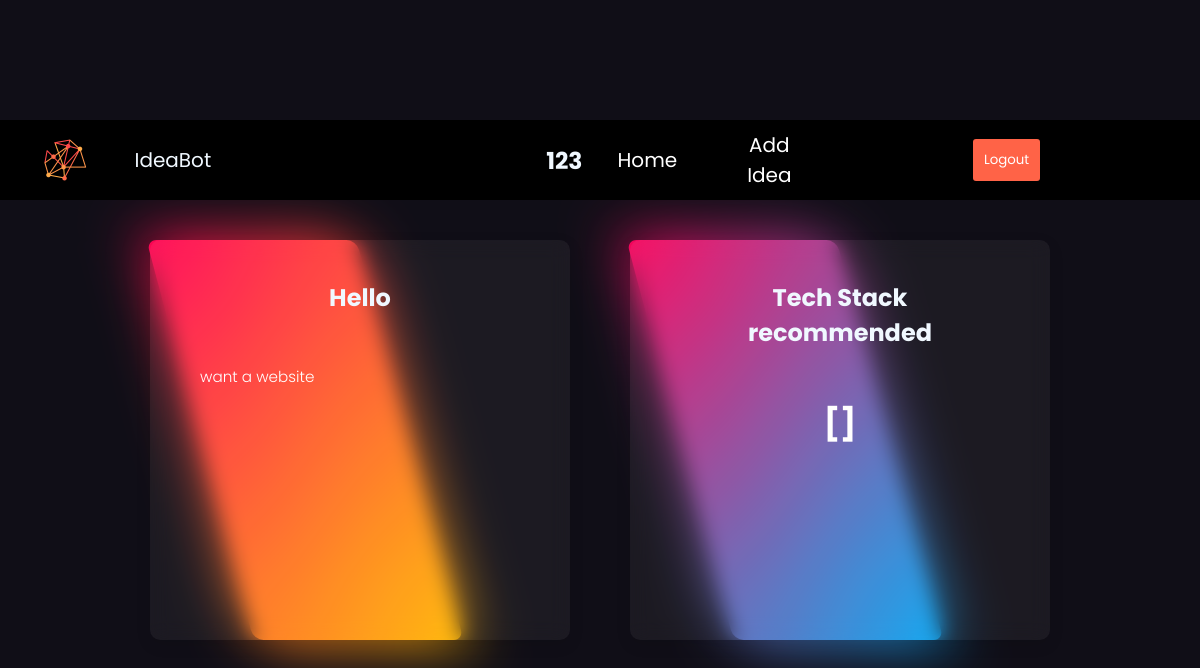
The page /ideas/ (signed in) on the database as committed earlier.
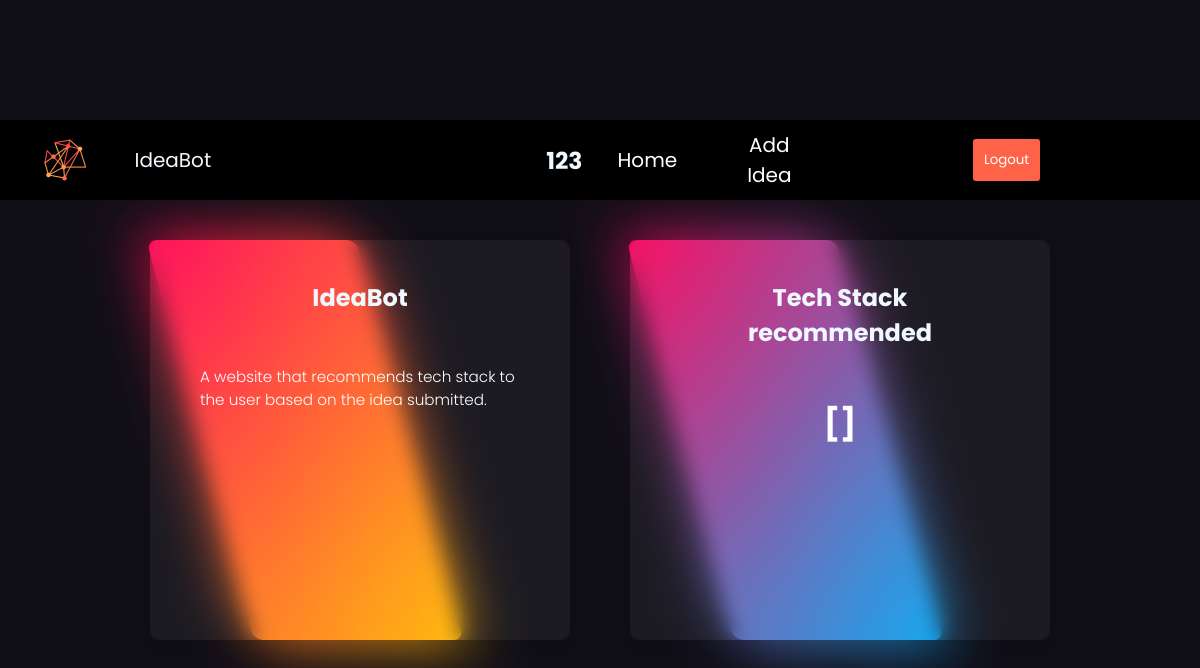
The same page on the database as committed later.
### home/models.py (models this page shows, shortened)
class Idea(models.Model):
    objects = None
    title = models.CharField(max_length=100, null=True)
    description = models.TextField(null=True)
    stack= models.TextField(null=True, default="Not yet processed")
    user = models.ForeignKey(MyUser, on_delete=models.CASCADE)

### home/views.py (the view)
# urls.py: path('ideas/', views.ideas, name='ideas'),
@login_required
def ideas(request):
    details = Idea.objects.filter(user=request.user)
    for detail in details:
        print(type(detail.description))
        detail.stack=stackfind(detail.description)
        print(detail.stack)
    return render(request, 'ideas.html', {'details':details})

### home/templates/ideas.html
{% extends "base.html" %}
{% load static %}
{% block content %}
<link rel="stylesheet" href="{% static 'frontend/submitidea.css' %}">
<div>
    {% for detail in details %}
    <div class="container">
        <div class="card ">
            <span></span>
            <div class="content">
                <h2 style="color: aliceblue;">{{detail.title}}</h2>
                <br><br>
                <p>{{detail.description}}</p>
            </div>
        </div>
        <div class="card ">
            <span></span>
            <div class="content">
                <h2 style="color: aliceblue;">Tech Stack recommended</h2>
                <br><br>
                <h1>{{detail.stack}}</h1>
            </div>
        </div>
    </div>
    {% endfor %}
</div>
{% endblock %}

Rows that differ between the two databases and show on the page:
removed Idea: title "Hello", description "want a website", stack "[]"
added Idea: title "IdeaBot", description "A website that recommends tech stack to the user based on the idea submitted.", stack "[]"
